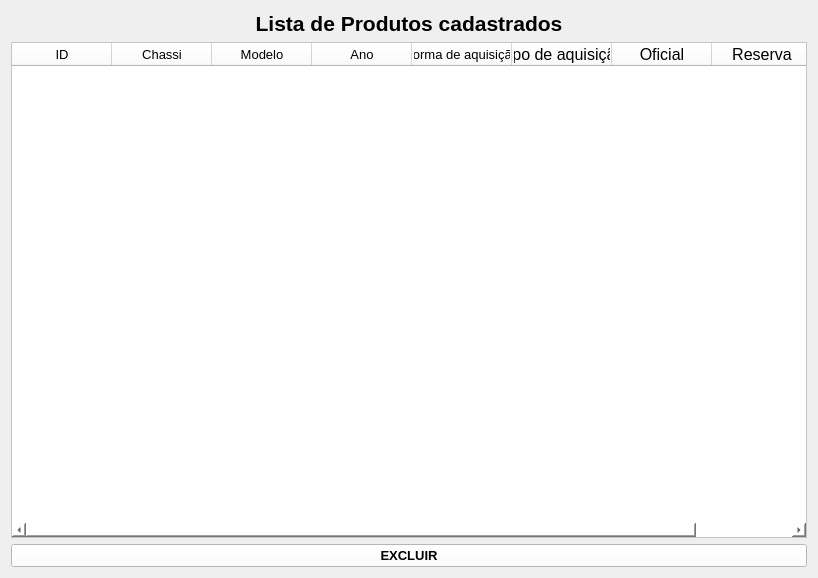
<?xml version="1.0" encoding="UTF-8"?>
<ui version="4.0">
 <class>Form</class>
 <widget class="QWidget" name="Form">
  <property name="geometry">
   <rect>
    <x>0</x>
    <y>0</y>
    <width>818</width>
    <height>578</height>
   </rect>
  </property>
  <property name="windowTitle">
   <string>Form</string>
  </property>
  <layout class="QVBoxLayout" name="verticalLayout">
   <item>
    <widget class="QLabel" name="label">
     <property name="font">
      <font>
       <pointsize>16</pointsize>
       <weight>75</weight>
       <bold>true</bold>
      </font>
     </property>
     <property name="text">
      <string>Lista de Produtos cadastrados</string>
     </property>
     <property name="alignment">
      <set>Qt::AlignCenter</set>
     </property>
    </widget>
   </item>
   <item>
    <widget class="QTableWidget" name="tableWidget">
     <property name="font">
      <font>
       <pointsize>12</pointsize>
      </font>
     </property>
     <property name="styleSheet">
      <string notr="true">background-color: rgb(255, 255, 255);</string>
     </property>
     <property name="selectionMode">
      <enum>QAbstractItemView::ExtendedSelection</enum>
     </property>
     <property name="gridStyle">
      <enum>Qt::NoPen</enum>
     </property>
     <column>
      <property name="text">
       <string>ID</string>
      </property>
      <property name="font">
       <font>
        <pointsize>10</pointsize>
       </font>
      </property>
     </column>
     <column>
      <property name="text">
       <string>Chassi</string>
      </property>
      <property name="font">
       <font>
        <pointsize>10</pointsize>
       </font>
      </property>
     </column>
     <column>
      <property name="text">
       <string>Modelo</string>
      </property>
      <property name="font">
       <font>
        <pointsize>10</pointsize>
       </font>
      </property>
     </column>
     <column>
      <property name="text">
       <string>Ano</string>
      </property>
      <property name="font">
       <font>
        <pointsize>10</pointsize>
       </font>
      </property>
     </column>
     <column>
      <property name="text">
       <string>Forma de aquisição</string>
      </property>
      <property name="font">
       <font>
        <pointsize>10</pointsize>
       </font>
      </property>
     </column>
     <column>
      <property name="text">
       <string>Tipo de aquisição</string>
      </property>
     </column>
     <column>
      <property name="text">
       <string>Oficial</string>
      </property>
     </column>
     <column>
      <property name="text">
       <string>Reserva</string>
      </property>
     </column>
    </widget>
   </item>
   <item>
    <widget class="QPushButton" name="botaoExcluir">
     <property name="font">
      <font>
       <pointsize>10</pointsize>
       <weight>75</weight>
       <bold>true</bold>
      </font>
     </property>
     <property name="styleSheet">
      <string notr="true">background-color: rgb(255, 255, 255);</string>
     </property>
     <property name="text">
      <string>EXCLUIR</string>
     </property>
    </widget>
   </item>
  </layout>
 </widget>
 <resources/>
 <connections/>
</ui>
